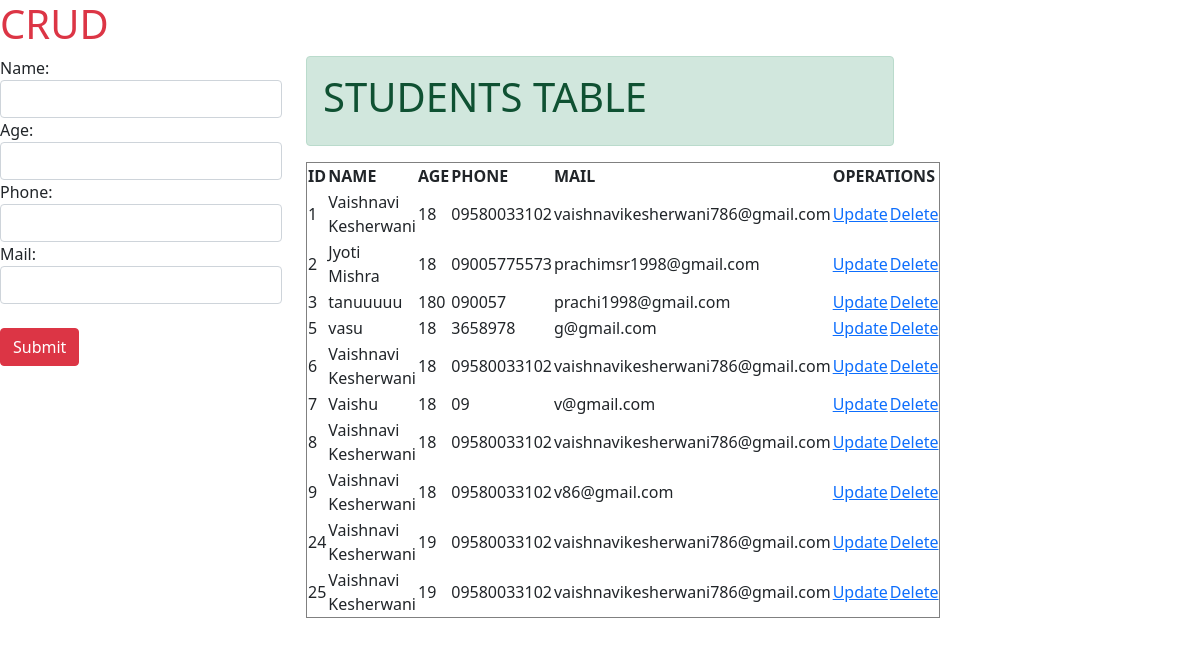
The page / on the database its author committed.
### students/models.py (models this page shows)
class register(models.Model):
    name=models.CharField(max_length=50)
    age=models.CharField(max_length=3)
    phone=models.CharField(max_length=13)
    mail=models.CharField(max_length=50)

### students/views.py (the view)
# urls.py: path('',views.create, name='create'),
def create(request):
    a=studentForm()
    b=register.objects.all()
    if request.method=='POST':
        a=studentForm(request.POST)
        if a.is_valid():
            a.save()
        else:
            print('invalid inputs')
    else:
        a=studentForm()
    return render(request,'index.html',{'frm':a, 'data':b})

### students/form.py
class studentForm(forms.ModelForm):
    class Meta:
        model =register
        fields='__all__'
        widgets={
            'name':forms.TextInput(attrs={'class':'form-control'}),
            'age':forms.TextInput(attrs={'class':'form-control'}),
            'phone':forms.TextInput(attrs={'class':'form-control'}),
            'mail':forms.TextInput(attrs={'class':'form-control'})
        }

### students/templates/index.html (shortened to what this page needs)
{% load static %}
<!DOCTYPE html>
<html lang="en">
<head>
    <link rel="stylesheet" href="{% static 'bootstrap.css' %}">
</head>
<body>
    <h1 class="text-danger">CRUD</h1>
    <div class="row">
    <div class="col-sm-3">
        <form method="POST">
            {{ frm }}
<br>
            <input type="submit" class="btn btn-danger" name="submit">
        </form>
    </div>
    <BR><BR></BR></BR>
        <div class="col-sm-6">
            <div class="alert alert-success" role="alert">
        <h1>STUDENTS TABLE</h1></div>
        <table border="1px">
            <tr>
                <th>ID</th>
                <th>NAME</th>
                <th>AGE</th>
                <th>PHONE</th>
                <th>MAIL</th>
                <th colspan="2">OPERATIONS</th>
            </tr>
            {% for i in data %}
            <tr>
                <td>{{i.id}}</td>
                <td>{{i.name}}</td>
                <td>{{i.age}}</td>
                <td>{{i.phone}}</td>
                <td>{{i.mail}}</td>
                <TD style="text-align: center;"><a href="{% url 'update' i.id %}">Update</a></TD>
                <td style="text-align: center;"><a href="{% url 'delete' i.id %}">Delete</a></td>
            </tr>
            {% endfor %}
        </table>
    </div>
</div>
</body>
</html>

### rows shown on the page
register: id "1", name "Vaishnavi Kesherwani", age "18", phone "09580033102", mail "vaishnavikesherwani786@gmail.com"
register: id "2", name "Jyoti Mishra", age "18", phone "09005775573", mail "prachimsr1998@gmail.com"
register: id "3", name "tanuuuuu", age "180", phone "090057", mail "prachi1998@gmail.com"
register: id "5", name "vasu", age "18", phone "3658978", mail "g@gmail.com"
register: id "6", name "Vaishnavi Kesherwani", age "18", phone "09580033102", mail "vaishnavikesherwani786@gmail.com"
register: id "7", name "Vaishu", age "18", phone "09", mail "v@gmail.com"
register: id "8", name "Vaishnavi Kesherwani", age "18", phone "09580033102", mail "vaishnavikesherwani786@gmail.com"
register: id "9", name "Vaishnavi Kesherwani", age "18", phone "09580033102", mail "v86@gmail.com"
register: id "24", name "Vaishnavi Kesherwani", age "19", phone "09580033102", mail "vaishnavikesherwani786@gmail.com"
register: id "25", name "Vaishnavi Kesherwani", age "19", phone "09580033102", mail "vaishnavikesherwani786@gmail.com"
